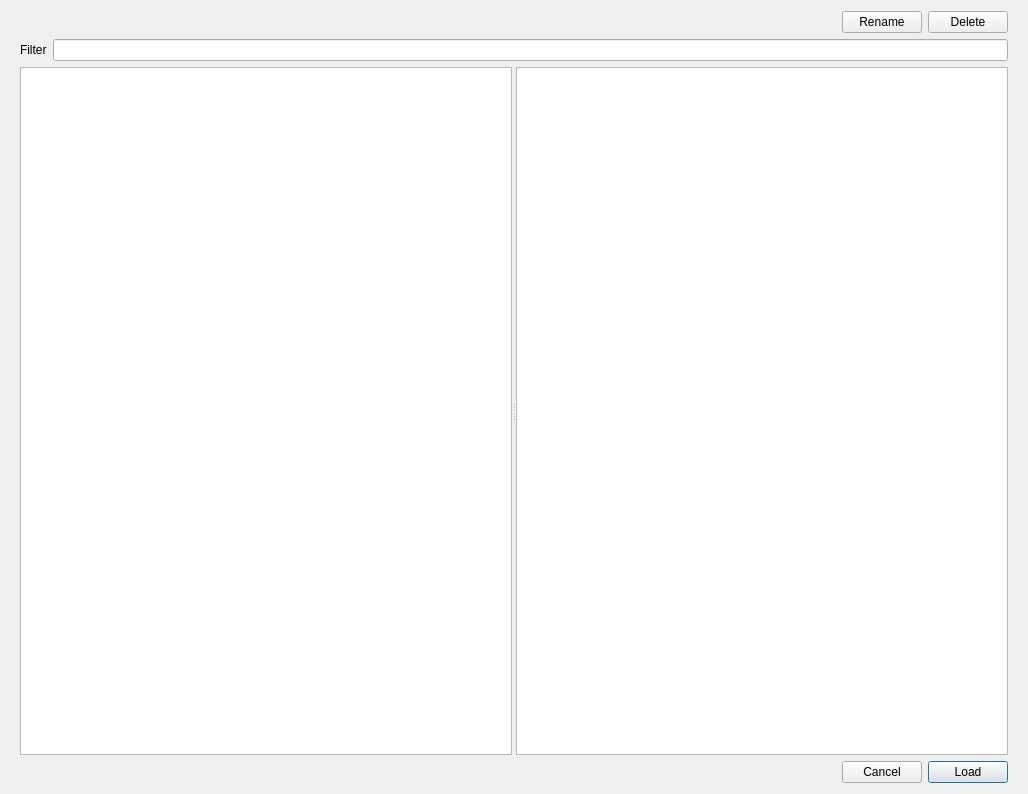
<?xml version="1.0" encoding="UTF-8"?>
<ui version="4.0">
 <class>Dialog</class>
 <widget class="QDialog" name="Dialog">
  <property name="geometry">
   <rect>
    <x>0</x>
    <y>0</y>
    <width>1028</width>
    <height>794</height>
   </rect>
  </property>
  <property name="windowTitle">
   <string>Dialog</string>
  </property>
  <layout class="QVBoxLayout" name="verticalLayout_6">
   <item>
    <widget class="QWidget" name="widget_2" native="true">
     <layout class="QHBoxLayout" name="horizontalLayout_2">
      <property name="topMargin">
       <number>0</number>
      </property>
      <property name="bottomMargin">
       <number>0</number>
      </property>
      <item>
       <spacer name="horizontalSpacer_2">
        <property name="orientation">
         <enum>Qt::Horizontal</enum>
        </property>
        <property name="sizeHint" stdset="0">
         <size>
          <width>40</width>
          <height>20</height>
         </size>
        </property>
       </spacer>
      </item>
      <item>
       <widget class="QPushButton" name="pushButton_rename_folder">
        <property name="styleSheet">
         <string notr="true"/>
        </property>
        <property name="text">
         <string>Rename</string>
        </property>
       </widget>
      </item>
      <item>
       <widget class="QPushButton" name="pushButton_delete_folder">
        <property name="styleSheet">
         <string notr="true"/>
        </property>
        <property name="text">
         <string>Delete</string>
        </property>
       </widget>
      </item>
     </layout>
    </widget>
   </item>
   <item>
    <widget class="QWidget" name="widget_4" native="true">
     <layout class="QHBoxLayout" name="horizontalLayout_4">
      <property name="topMargin">
       <number>0</number>
      </property>
      <property name="bottomMargin">
       <number>0</number>
      </property>
      <item>
       <widget class="QLabel" name="label_4">
        <property name="text">
         <string>Filter</string>
        </property>
       </widget>
      </item>
      <item>
       <widget class="QLineEdit" name="lineEdit_2"/>
      </item>
     </layout>
    </widget>
   </item>
   <item>
    <widget class="QSplitter" name="splitter_total">
     <property name="orientation">
      <enum>Qt::Vertical</enum>
     </property>
     <widget class="QWidget" name="verticalLayoutWidget_2">
      <layout class="QVBoxLayout" name="verticalLayout_5">
       <item>
        <widget class="QWidget" name="widget_tables" native="true">
         <layout class="QVBoxLayout" name="verticalLayout_4">
          <property name="topMargin">
           <number>0</number>
          </property>
          <property name="bottomMargin">
           <number>0</number>
          </property>
          <item>
           <widget class="QSplitter" name="splitter">
            <property name="orientation">
             <enum>Qt::Horizontal</enum>
            </property>
            <widget class="QWidget" name="horizontalLayoutWidget">
             <layout class="QHBoxLayout" name="horizontalLayout_5">
              <item>
               <widget class="QListWidget" name="listWidget_folders"/>
              </item>
             </layout>
            </widget>
            <widget class="QWidget" name="horizontalLayoutWidget_2">
             <layout class="QHBoxLayout" name="horizontalLayout_6">
              <item>
               <widget class="QTreeView" name="treeView_folder_structure"/>
              </item>
             </layout>
            </widget>
           </widget>
          </item>
         </layout>
        </widget>
       </item>
      </layout>
     </widget>
    </widget>
   </item>
   <item>
    <widget class="QWidget" name="widget" native="true">
     <layout class="QHBoxLayout" name="horizontalLayout">
      <property name="topMargin">
       <number>0</number>
      </property>
      <property name="bottomMargin">
       <number>0</number>
      </property>
      <item>
       <spacer name="horizontalSpacer">
        <property name="orientation">
         <enum>Qt::Horizontal</enum>
        </property>
        <property name="sizeHint" stdset="0">
         <size>
          <width>40</width>
          <height>20</height>
         </size>
        </property>
       </spacer>
      </item>
      <item>
       <widget class="QPushButton" name="pushButton_cancel">
        <property name="text">
         <string>Cancel</string>
        </property>
       </widget>
      </item>
      <item>
       <widget class="QPushButton" name="pushButton_load_folder">
        <property name="text">
         <string>Load</string>
        </property>
        <property name="default">
         <bool>true</bool>
        </property>
       </widget>
      </item>
     </layout>
    </widget>
   </item>
  </layout>
 </widget>
 <resources/>
 <connections/>
</ui>
